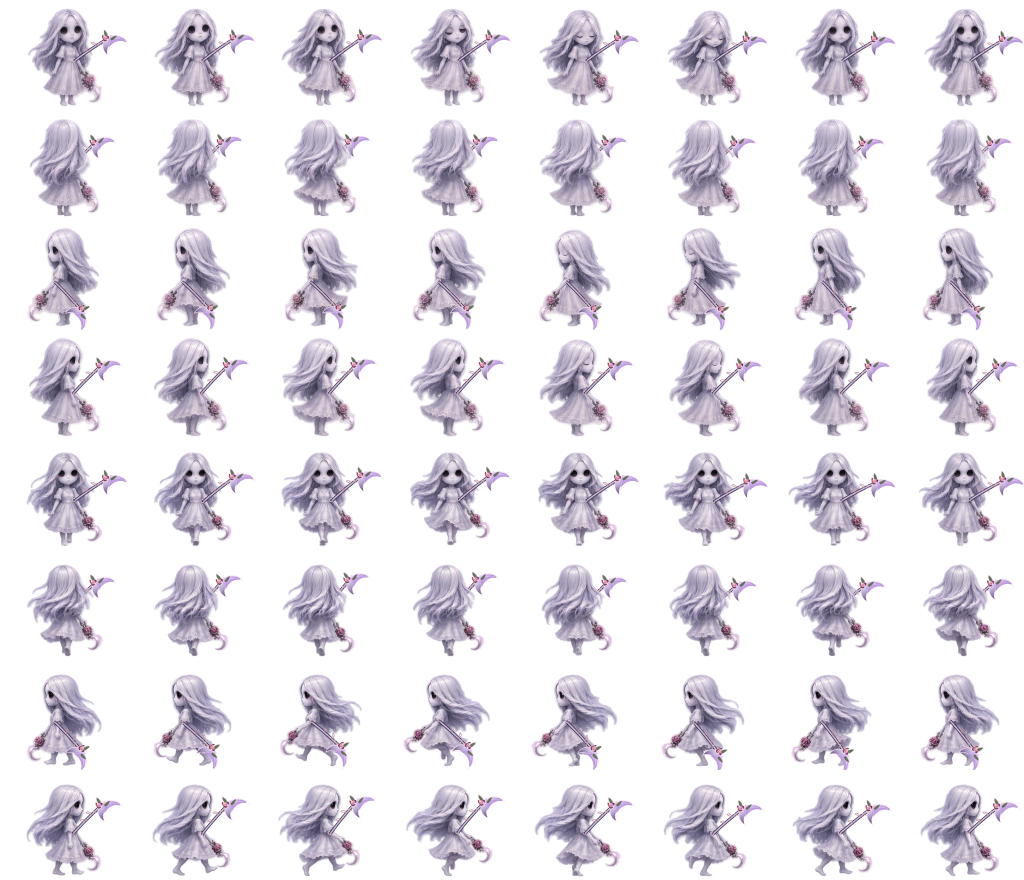
#> input picture GhostGirl2/assets/ghost/weapons_v16/scythe_locomotion_2048x1760.png, 2048 x 1760 px (shown at 1/2 size); its folder holds 2 pictures in this run
$ python generate_weapon_overlays.py
#> lines starting #> are read from the running program, lines starting #| are printed output that depends on the picture
#!/usr/bin/env python3
"""Generate reproducible, hand-keyed per-frame weapon layers from v1.6 art.

All poses are authored in 256x220 *character sheet* coordinates, then rasterized
into eight-frame rows. No weapon attachment offset is applied at runtime.

Required inputs: the approved core body frames and the two original v1.6
composite atlases. Outputs are transparent weapon-only 2048x1760 front/back
atlases. The original body sprites are never modified.
"""
from __future__ import annotations
from pathlib import Path
from PIL import Image
import math
import numpy as np

ROOT = Path(__file__).resolve().parents[1]
GHOST = ROOT / 'assets/ghost'
DEST = GHOST / 'weapon_layers_v19'
DEST.mkdir(parents=True, exist_ok=True)
W, H = 256, 220
DIRECTIONS = ['front', 'back', 'left', 'right']

# Each pose = (hand grip x,y; direction/endpoint x,y). Full eight-key cycles,
# independently authored for each view/animation rather than global hand anchors.
# Values can be edited without touching game code; rerun this tool to re-export.
POSES = {
 'idle_front': [ (163,135,205,81),(163,134,205,81),(164,133,205,80),(164,134,205,81),
                 (162,135,204,82),(162,137,204,83),(163,137,205,84),(163,136,205,82)],
 'idle_back':  [ (159,135,198,70),(159,134,198,71),(159,133,198,70),(160,135,199,71),
                 (160,135,200,72),(159,135,199,73),(159,136,198,71),(159,136,198,70)],
 'idle_left':  [ (108,141,64,91),(108,140,64,92),(108,140,63,91),(108,141,64,90),
                 (108,142,64,91),(108,142,65,93),(108,141,64,92),(108,140,64,91)],
 'idle_right': [ (149,140,201,92),(149,139,201,91),(149,139,202,91),(149,140,201,92),
                 (149,141,201,93),(149,141,200,93),(149,140,200,92),(149,140,201,92)],
 'walk_front':[(162,135,205,85),(161,133,205,83),(160,133,204,81),(160,136,205,83),
                 (161,138,205,86),(164,138,206,87),(165,137,205,86),(163,136,205,85)],
 'walk_back': [(159,135,199,71),(158,132,200,69),(157,132,202,68),(157,136,202,70),
                 (158,137,201,72),(160,137,199,74),(161,136,198,72),(160,135,199,71)],
 'walk_left': [(109,140,65,92),(107,139,62,90),(106,137,61,90),(107,139,62,91),
                 (110,142,66,95),(112,143,68,96),(111,142,68,94),(109,141,66,93)],
 'walk_right':[(148,139,203,93),(147,137,204,89),(146,138,205,88),(148,141,205,92),
                 (150,142,202,96),(151,142,200,97),(150,140,201,95),(149,140,202,94)],
 'light_front':[(155,130,204,80),(153,126,218,86),(151,123,220,70),(154,118,224,64),
                (163,126,223,143),(164,129,213,180),(157,129,205,108),(155,132,204,80)],
 'light_back': [(150,130,198,66),(153,122,202,47),(157,118,186,39),(159,114,163,43),
                (164,120,207,126),(161,129,209,174),(154,132,196,94),(151,132,198,66)],
 'light_left': [(109,131,66,85),(108,129,51,98),(106,126,39,120),(108,121,35,135),
                (111,127,51,171),(113,132,68,182),(110,135,60,116),(109,134,66,85)],
 'light_right':[(149,131,193,85),(150,129,207,98),(151,126,219,120),(150,121,220,135),
                (147,127,208,171),(145,132,192,182),(149,135,198,116),(149,134,193,85)],
 'heavy_front':[(154,133,188,76),(157,128,174,53),(160,123,161,46),(158,117,210,44),
                (163,124,222,137),(161,135,201,180),(157,137,206,122),(155,137,196,81)],
 'heavy_back': [(153,134,191,68),(157,126,174,46),(159,119,161,43),(158,114,208,48),
                (164,122,212,132),(162,137,196,183),(157,137,196,124),(155,136,193,73)],
 'heavy_left': [(108,133,75,72),(108,125,91,53),(111,117,109,50),(109,118,45,78),
                (109,126,43,147),(111,135,73,180),(110,138,62,118),(110,135,74,77)],
 'heavy_right':[(149,133,184,72),(149,125,168,53),(146,117,146,50),(148,118,211,78),
                (150,126,214,147),(147,135,185,180),(147,138,198,118),(148,135,183,77)],
}
assert len(POSES) == 16 and all(len(v)==8 for v in POSES.values())

# Layout is intentionally identical to v1.6. Each of the 8 rows has 8 frames.
ROWS = {
 'locomotion': [f'idle_{d}' for d in DIRECTIONS] + [f'walk_{d}' for d in DIRECTIONS],
 'combat': [f'light_{d}' for d in DIRECTIONS] + [f'heavy_{d}' for d in DIRECTIONS],
}


def source_master(style: str) -> tuple[Image.Image, tuple[float,float], tuple[float,float]]:
    """Recover the v1.6 painted weapon, without any of Ghost Girl's pixels.

    Locomotion/right/idle frame zero has the entire visible silhouette within
    its cell; subtracting the exact original RGBA frame isolates the weapon.
    """
#> called with style = 'scythe'
    full = Image.open(GHOST / 'weapons_v16' / f'{style}_locomotion_2048x1760.png').convert('RGBA')
#> full is the input picture: PIL image 2048x1760 RGBA; mean R, G, B, A 57, 52.8, 60.5, 69
    composite = np.array(full.crop((0, 3*H, W, 4*H)), dtype=np.int16)
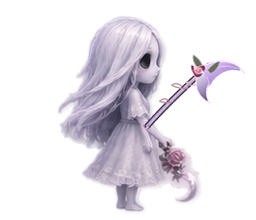
#> composite: shape (220, 256, 4) int16; mean R, G, B, A 58, 53.7, 61.1, 69.2; transparent parts drawn white
#> (the run stopped early here; a loop or call above may not have finished)
